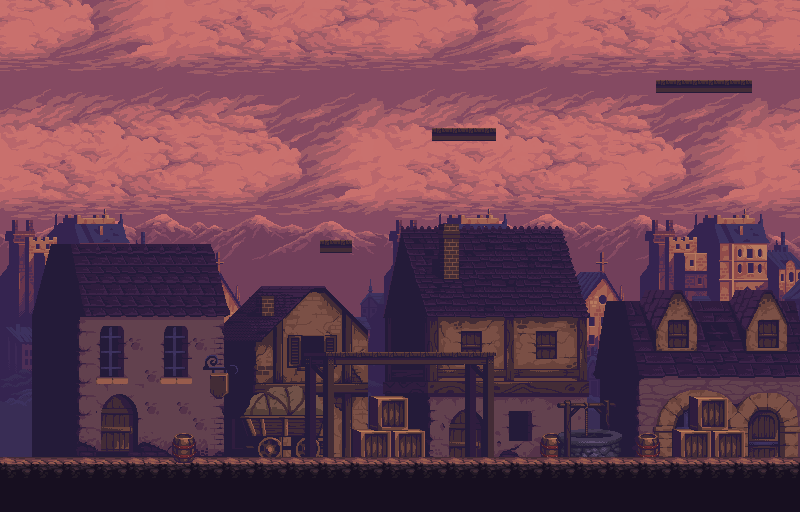

A level layout from a 2D game, rendered from its tile map. Below: a short description, then the map file with tile-grid data replaced by summaries:
An orthogonal 50x32 tile map with 16x16 px tiles, 8 tile layers (back, middle, middle2, statue, ...), 1 image layer and 49 objects (32x flame, energy, woman, bearded, hatman, ...).

<map version="1.0" tiledversion="1.0.3" orientation="orthogonal" renderorder="right-down" width="50" height="32" tilewidth="16" tileheight="16" nextobjectid="596">
 <properties>
  <property name="ambientColor" value="0xCCCCCC" />
  <property name="callFunction" value="checkThunderDoorReached,checkWaterStorm" />
  <property name="mapScenePosition" value="9,2,0xCC2485" />
  <property name="music" value="townTheme" />
  <property name="paraBack" value="map2back" />
  <property name="paraMiddle" value="" />
  <property name="walkSfx" value="townWalkSfx" />
 </properties>
 <tileset firstgid="1" name="tileground" tilewidth="16" tileheight="16" tilecount="4096" columns="64">
  <image source="../assets/environment/layers/tilesets.png" width="1024" height="1024" />
  <tile id="242">
   <properties>
    <property name="collides" type="bool" value="true" />
   </properties>
  </tile>
  <tile id="244">
   <properties>
    <property name="collides" type="bool" value="true" />
   </properties>
  </tile>
  <tile id="304">
   <properties>
    <property name="collides" type="bool" value="true" />
   </properties>
  </tile>
  <tile id="310">
   <properties>
    <property name="collides" type="bool" value="true" />
   </properties>
  </tile>
  <tile id="358">
   <properties>
    <property name="collides" type="bool" value="true" />
   </properties>
  </tile>
  <tile id="359">
   <properties>
    <property name="collides" type="bool" value="true" />
   </properties>
  </tile>
  <tile id="361">
   <properties>
    <property name="collides" type="bool" value="true" />
   </properties>
  </tile>
  <tile id="363">
   <properties>
    <property name="collides" type="bool" value="true" />
   </properties>
  </tile>
  <tile id="364">
   <properties>
    <property name="collides" type="bool" value="true" />
   </properties>
  </tile>
  <tile id="366">
   <properties>
    <property name="collides" type="bool" value="true" />
   </properties>
  </tile>
  <tile id="376">
   <properties>
    <property name="collides" type="bool" value="true" />
   </properties>
  </tile>
  <tile id="479">
   <properties>
    <property name="collides" type="bool" value="true" />
   </properties>
  </tile>
  <tile id="480">
   <properties>
    <property name="collides" type="bool" value="true" />
   </properties>
  </tile>
  <tile id="481">
   <properties>
    <property name="collides" type="bool" value="true" />
   </properties>
  </tile>
  <tile id="617">
   <properties>
    <property name="collides" type="bool" value="true" />
   </properties>
  </tile>
  <tile id="618">
   <properties>
    <property name="collides" type="bool" value="true" />
   </properties>
  </tile>
  <tile id="681">
   <properties>
    <property name="collides" type="bool" value="true" />
   </properties>
  </tile>
  <tile id="682">
   <properties>
    <property name="collides" type="bool" value="true" />
   </properties>
  </tile>
 </tileset>
 <imagelayer name="Calque d'image 1">
  <image source="map2back2.png" width="1024" height="512" />
 </imagelayer>
 <layer name="back" width="50" height="32">
  <data>[1600 cells, 12 non-empty, 6 distinct tile ids]</data>
 </layer>
 <layer name="middle" width="50" height="32">
  <data>[1600 cells, 48 non-empty, 47 distinct tile ids]</data>
 </layer>
 <layer name="middle2" width="50" height="32">
  <data>[1600 cells, 58 non-empty, 58 distinct tile ids]</data>
 </layer>
 <layer name="statue" width="50" height="32">
  <data>[1600 cells, 0 non-empty, 0 distinct tile ids]</data>
 </layer>
 <layer name="eau" width="50" height="32" opacity="0.5">
  <data>[1600 cells, 0 non-empty, 0 distinct tile ids]</data>
 </layer>
 <objectgroup name="powerup">
  <object id="563" name="energy" gid="321" x="716" y="76" width="16" height="16">
   <properties>
    <property name="ability" value="energy" />
    <property name="collides" type="bool" value="false" />
    <property name="id" type="int" value="9" />
    <property name="key" value="heart" />
    <property name="name" value="energy" />
    <property name="powerup" value="heart" />
    <property name="text" value="you got an heart" />
   </properties>
  </object>
 </objectgroup>
 <objectgroup name="npc">
  <object id="544" name="woman" gid="321" x="230" y="453" width="16" height="16">
   <properties>
    <property name="key" value="woman-idle" />
    <property name="name" value="woman" />
   </properties>
  </object>
  <object id="547" name="bearded" gid="507" x="688" y="452" width="16" height="16">
   <properties>
    <property name="key" value="bearded-idle" />
    <property name="name" value="bearded" />
   </properties>
  </object>
  <object id="548" name="hatman" gid="679" x="507" y="451" width="16" height="16">
   <properties>
    <property name="key" value="hat-man-idle" />
    <property name="name" value="hatman" />
   </properties>
  </object>
  <object id="550" name="oldman" gid="321" x="144" y="455" width="16" height="16">
   <properties>
    <property name="key" value="oldman-walk" />
    <property name="name" value="oldman" />
   </properties>
  </object>
 </objectgroup>
 <layer name="collideGround" width="50" height="32">
  <data>[1600 cells, 712 non-empty, 139 distinct tile ids]</data>
 </layer>
 <layer name="spikeLayer" width="50" height="32">
  <data>[1600 cells, 0 non-empty, 0 distinct tile ids]</data>
 </layer>
 <objectgroup name="flames">
  <object id="564" name="flame" gid="574" x="168" y="376" width="16" height="16">
   <properties>
    <property name="key" value="flames" />
    <property name="name" value="flame" />
   </properties>
  </object>
  <object id="565" name="flame" gid="574" x="108" y="380" width="16" height="16">
   <properties>
    <property name="key" value="flames" />
    <property name="name" value="flame" />
   </properties>
  </object>
  <object id="566" name="flame" gid="574" x="108" y="360" width="16" height="16">
   <properties>
    <property name="key" value="flames" />
    <property name="name" value="flame" />
   </properties>
  </object>
  <object id="567" name="flame" gid="574" x="108" y="360" width="16" height="16">
   <properties>
    <property name="key" value="flames" />
    <property name="name" value="flame" />
   </properties>
  </object>
  <object id="568" name="flame" gid="574" x="176" y="352" width="16" height="16">
   <properties>
    <property name="key" value="flames" />
    <property name="name" value="flame" />
   </properties>
  </object>
  <object id="569" name="flame" gid="574" x="116" y="448" width="16" height="16">
   <properties>
    <property name="key" value="flames" />
    <property name="name" value="flame" />
   </properties>
  </object>
  <object id="570" name="flame" gid="574" x="364" y="456" width="16" height="16">
   <properties>
    <property name="key" value="flames" />
    <property name="name" value="flame" />
   </properties>
  </object>
  <object id="571" name="flame" gid="574" x="388" y="452" width="16" height="16">
   <properties>
    <property name="key" value="flames" />
    <property name="name" value="flame" />
   </properties>
  </object>
  </objectgroup>
 <objectgroup name="bearded" />
 <objectgroup name="burningGhoul">
  <!-- 12 objects omitted --></objectgroup>
 <objectgroup name="ghosts">
  <!-- 10 objects omitted --></objectgroup>
 <layer name="front" width="50" height="32">
  <data>[1600 cells, 16 non-empty, 16 distinct tile ids]</data>
 </layer>
 <objectgroup name="wizard">
  <!-- 8 objects omitted --></objectgroup>
 <objectgroup name="hellhound">
  <!-- 6 objects omitted --></objectgroup>
 <objectgroup name="doors">
  <!-- 4 objects omitted --></objectgroup>
 <objectgroup name="octopus" />
 <objectgroup name="fireball" />
 <objectgroup name="rhino" />
 <objectgroup name="savestation">
  <!-- 2 objects omitted --></objectgroup>
 <objectgroup name="lights">
  <!-- 1 objects omitted --></objectgroup>
 <objectgroup name="path" />
</map>
<!-- 36 of 49 objects omitted -->
